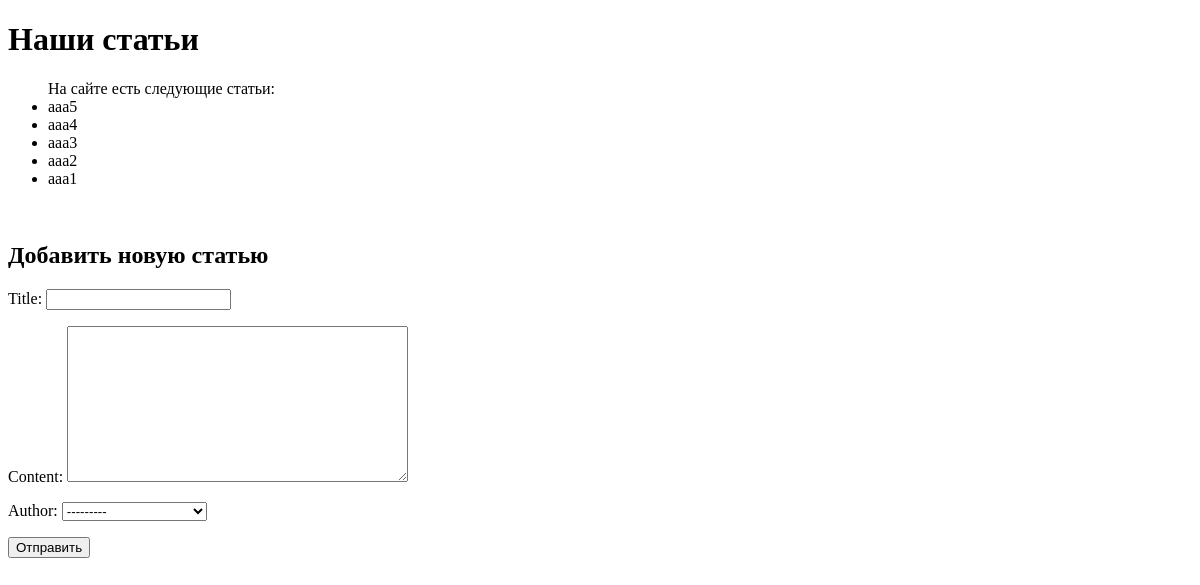
Page /blog/post on the earlier database version.
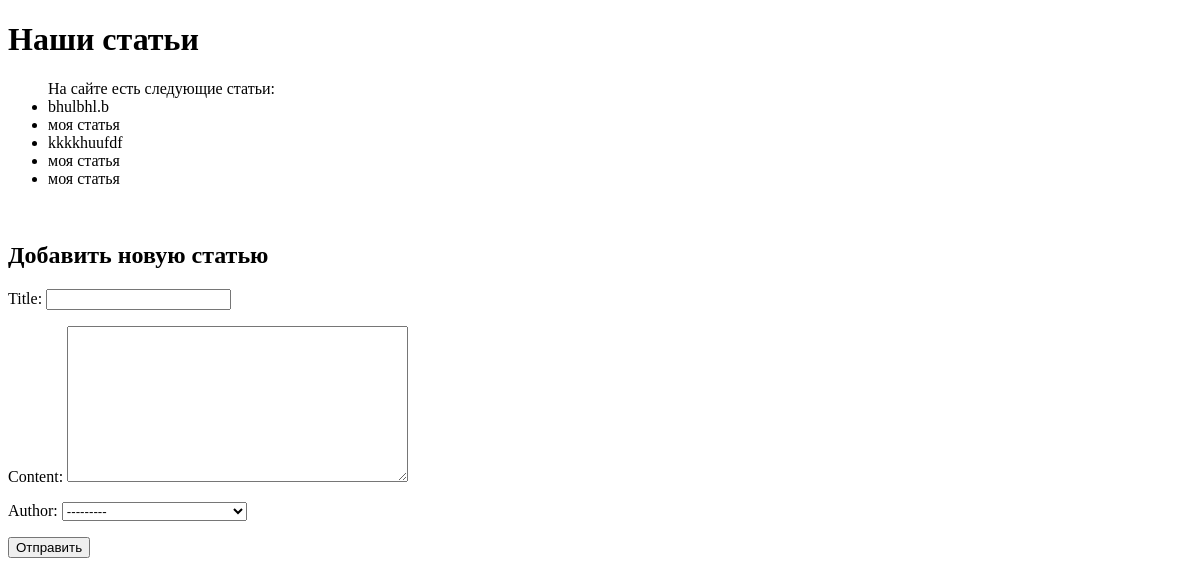
Same page on the later database version.
### blogapp/models.py (models this page shows, shortened)
class Post(models.Model):
    title = models.CharField(max_length=200)
    content = models.TextField()
    author = models.ForeignKey(Author, on_delete=models.CASCADE)

### blogapp/views.py (the view)
# urls.py: path('post', post, name='post'),
def post(request):
    if request.method == 'POST':
        form = PostForm(request.POST)
        if form.is_valid():
            title = form.cleaned_data['title']
            content = form.cleaned_data['content']
            author = form.cleaned_data['author']
            new_post = Post(
                title=title,
                content=content,
                author=author)
            new_post.save()
            return HttpResponse(f'new post {title} {author} added')
    else:
        form = PostForm()
        last_posts = Post.objects.all().order_by('-id')[:5]
        context = {'posts': last_posts, 'form': form}
        return render(request, 'blogapp/post.html', context)

### blogapp/forms.py
class PostForm(forms.ModelForm):
    class Meta:
        model = Post
        fields = ('title', 'content', 'author')

### blogapp/models.py (called while the page is built)
    def full_name(self):
        return f'{self.name} {self.lastname}'

    def __str__(self):
        return f'Name: {self.full_name()}'

### blogapp/templates/blogapp/post.html (shortened to what this page needs)
{% extends 'blogapp/base.html' %}
{%block content%}
    <h1>Наши статьи</h1>
     <ul> На сайте есть следующие статьи:
        {% for post in posts %}
            <li>{{ post.title }}</li>
        {% endfor %}
    </ul>
    <br>
    <h2>Добавить новую статью</h2>
        <form action="" method="post">
        {{ form.as_p }}
        <input type="submit" value="Отправить">
        </form>
{%endblock%}

Differences in the rows shown:
no longer on this page (row unchanged): Post: title "aaa5"
no longer on this page (row unchanged): Post: title "aaa4"
no longer on this page (row unchanged): Post: title "aaa3"
no longer on this page (row unchanged): Post: title "aaa2"
no longer on this page (row unchanged): Post: title "aaa1"
added Post: title "bhulbhl.b"
added Post: title "моя статья"
added Post: title "kkkkhuufdf"
added Post: title "моя статья"
added Post: title "моя статья"
